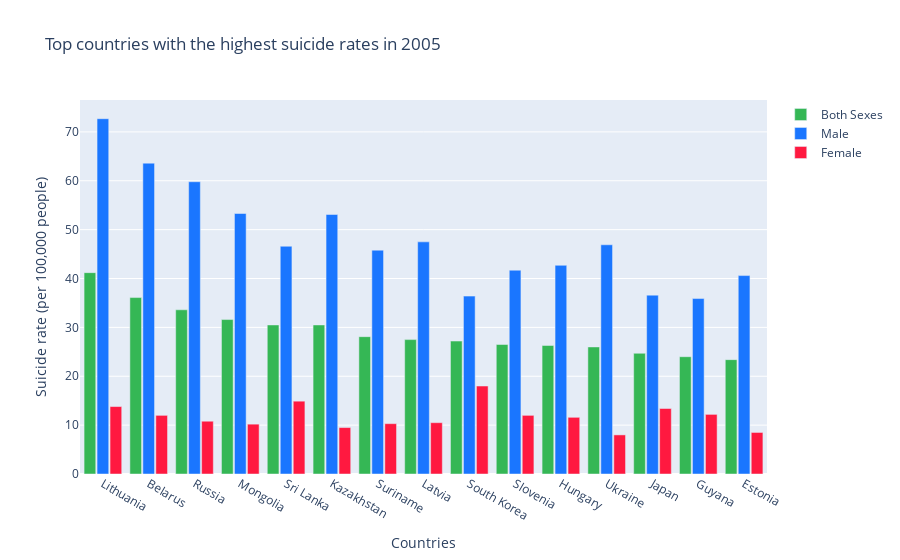

Notebook code for this chart:
### Code cell
total = go.Bar(
    x = rate2005['Country'].head(15),
    y = rate2005['Total suicide rate'].head(15),
    marker=dict(color='rgb(53, 183, 85)'),
    name = 'Both Sexes'
)

male = go.Bar(
    x = rate2005['Country'].head(15),
    y = rate2005['Male suicide rate'].head(15),
    marker=dict(color='rgb(26, 118, 255)'),
    name = 'Male'
)

female = go.Bar(
    x = rate2005['Country'].head(15),
    y = rate2005['Female suicide rate'].head(15),
    marker=dict(color='rgb(255, 25, 64)'),
    name = 'Female'
)

data = [total, male, female]

layout = go.Layout(
    title='Top countries with the highest suicide rates in 2005',
    xaxis={'title':'Countries'},
    yaxis={'title':'Suicide rate (per 100,000 people)'},
    barmode='group',
    bargap=0.15,
    bargroupgap=0.1
)

fig = go.Figure(data=data, layout=layout)
py.iplot(fig, filename='basic-bar')

### Figure 1 — Plotly figure (JSON) as saved in the notebook; plotly's stock layout.template omitted (floating-point values rounded to 4 significant figures)
{"data": [{"marker": {"color": "rgb(53, 183, 85)"}, "name": "Both Sexes", "type": "bar", "x": ["Lithuania", "Belarus", "Russia", "Mongolia", "Sri Lanka", "Kazakhstan", "Suriname", "Latvia", "South Korea", "Slovenia", "Hungary", "Ukraine", "Japan", "Guyana", "Estonia"], "y": [41.2, 36.1, 33.6, 31.6, 30.5, 30.5, 28.1, 27.5, 27.2, 26.5, 26.3, 26, 24.7, 24, 23.4]}, {"marker": {"color": "rgb(26, 118, 255)"}, "name": "Male", "type": "bar", "x": ["Lithuania", "Belarus", "Russia", "Mongolia", "Sri Lanka", "Kazakhstan", "Suriname", "Latvia", "South Korea", "Slovenia", "Hungary", "Ukraine", "Japan", "Guyana", "Estonia"], "y": [72.7, 63.6, 59.8, 53.3, 46.6, 53.1, 45.8, 47.5, 36.4, 41.7, 42.7, 46.9, 36.6, 35.9, 40.6]}, {"marker": {"color": "rgb(255, 25, 64)"}, "name": "Female", "type": "bar", "x": ["Lithuania", "Belarus", "Russia", "Mongolia", "Sri Lanka", "Kazakhstan", "Suriname", "Latvia", "South Korea", "Slovenia", "Hungary", "Ukraine", "Japan", "Guyana", "Estonia"], "y": [13.8, 12, 10.8, 10.2, 14.9, 9.5, 10.3, 10.5, 18, 12, 11.6, 8, 13.4, 12.2, 8.5]}], "layout": {"bargap": 0.15, "bargroupgap": 0.1, "barmode": "group", "title": {"text": "Top countries with the highest suicide rates in 2005"}, "xaxis": {"title": {"text": "Countries"}}, "yaxis": {"title": {"text": "Suicide rate (per 100,000 people)"}}}}
